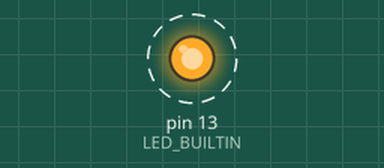
Simulated run of this sketch. Board: Arduino Mega 2560, built with avr-gcc and run on an emulated ATmega2560. Shown: output pins drawn as LEDs (lit = HIGH). Dashed ring = blinking. What the sketch prints to the serial monitor is not drawn.

Above: at 0.2 s.
Timing chart, 0 to 3.0 s (numbered marks = the images above):
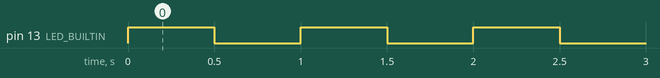

The sketch:

blink-mega.ino
```cpp
// Test carte Arduino Mega 2560 : la LED embarquée (D13) clignote.
void setup() {
  pinMode(LED_BUILTIN, OUTPUT);
  Serial.begin(115200);
  Serial.println("blink Mega");
}

void loop() {
  digitalWrite(LED_BUILTIN, HIGH);
  delay(500);
  digitalWrite(LED_BUILTIN, LOW);
  delay(500);
}
```

Measured:
- by itself, pin 13 (LED_BUILTIN): alternates HIGH for 0.50 s and LOW for 0.50 s
